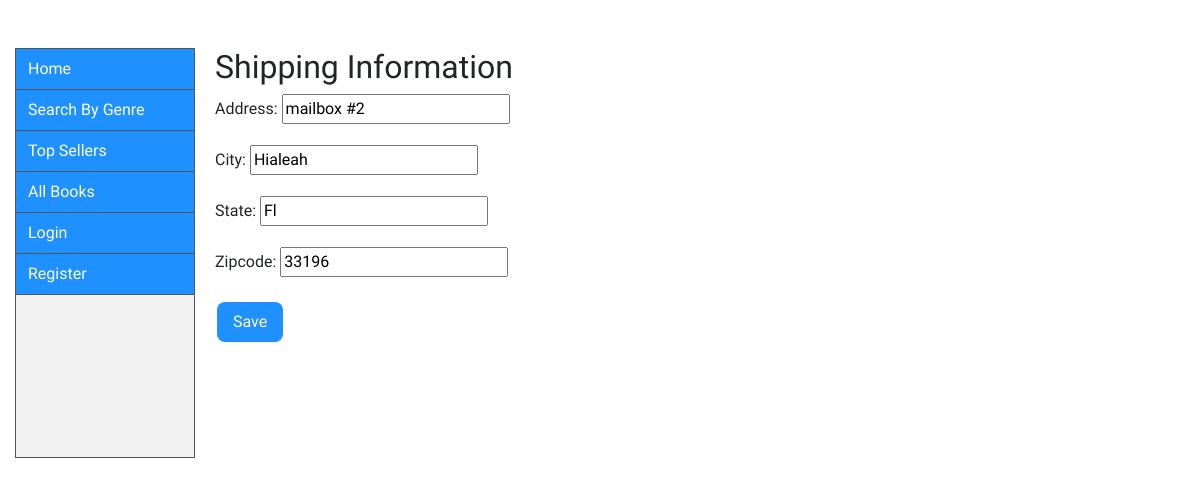
Screenshot of /search/shipaddr/editshipaddr/2/ with the database file from the repository.
### catalog/models.py (models this page shows, shortened)
class ShippingAddr(models.Model):
    username = models.ForeignKey(
        'UserProfile', on_delete=models.SET_NULL, null=True)
    address = models.CharField(max_length=200)
    city = models.CharField(max_length=25)
    state = models.CharField(max_length=25)
    zipcode = models.IntegerField()

### catalog/views.py (the view)
def editshippingaddress(request, pk):
    address = ShippingAddr.objects.get(id=pk)
    form = ShippingAddressForm(instance=address)
    if request.method == 'POST':
        form = ShippingAddressForm(request.POST, instance=address)
        if form.is_valid():
            form.save()
            return redirect('/catalog/shipaddr')
    args = {
        'form': form
    }
    return render(request, 'addshippingaddr.html', args)

### catalog/forms.py
class ShippingAddressForm(forms.ModelForm):
    class Meta:
        model = ShippingAddr
        fields = [
            'address',
            'city',
            'state',
            'zipcode',
        ]
        exclude = {
            'username',
        }
        field_order = ['address', 'city', 'state', 'zipcode']

### catalog/templates/addshippingaddr.html (shortened to what this page needs)
{% extends "base_generic.html" %}
{% block content %}
  <h2>Shipping Information</h2>
<form method ="post">
 {{form.as_p}}
 <button type="submit" name"Submit" method="POST" class="button2">Save</button>
</form>
{% endblock %}

### catalog/static/css/styles.css (style rules this page uses)
.button2 { background-color: dodgerblue; border: none; border-radius: 8px; color: white; padding: 8px 16px; text-align: center; text-decoration: none; display: inline-block; font-size: 16px; margin: 4px 2px; cursor: pointer; }

### catalog/templates/base_generic.html (style rules this page uses)
body { font-family: 'Rakkas' }

### rows the page displays
ShippingAddr: address "mailbox #2", city "Hialeah", state "Fl", zipcode "33196"
